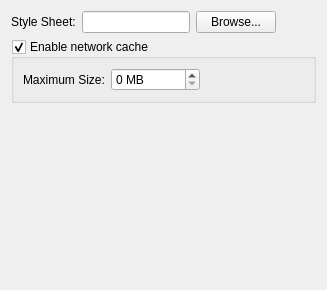
     <widget class="QWidget" name="tab_5">
      <layout class="QGridLayout" name="gridLayout_2" columnstretch="0,0,1,0">
       <item row="0" column="0">
        <widget class="QLabel" name="label_14">
         <property name="text">
          <string>Style Sheet:</string>
         </property>
         <property name="buddy">
          <cstring>userStyleSheet</cstring>
         </property>
        </widget>
       </item>
       <item row="0" column="1" colspan="3">
        <layout class="QHBoxLayout" name="userStyleSheetLayout">
         <item>
          <widget class="QLineEdit" name="userStyleSheet">
           <property name="maximumSize">
            <size>
             <width>480</width>
             <height>16777215</height>
            </size>
           </property>
           <property name="layoutDirection">
            <enum>Qt::LeftToRight</enum>
           </property>
          </widget>
         </item>
         <item>
          <widget class="QPushButton" name="styleSheetBrowseButton">
           <property name="sizePolicy">
            <sizepolicy hsizetype="Maximum" vsizetype="Fixed">
             <horstretch>0</horstretch>
             <verstretch>0</verstretch>
            </sizepolicy>
           </property>
           <property name="text">
            <string>Browse...</string>
           </property>
          </widget>
         </item>
         <item>
          <spacer name="userStyleSheetSpacer">
           <property name="orientation">
            <enum>Qt::Horizontal</enum>
           </property>
           <property name="sizeHint" stdset="0">
            <size>
             <width>40</width>
             <height>20</height>
            </size>
           </property>
          </spacer>
         </item>
        </layout>
       </item>
       <item row="1" column="0" colspan="4">
        <widget class="QGroupBox" name="networkCache">
         <property name="title">
          <string>Enable network cache</string>
         </property>
         <property name="checkable">
          <bool>true</bool>
         </property>
         <property name="checked">
          <bool>true</bool>
         </property>
         <layout class="QGridLayout" name="gridLayout_7">
          <item row="0" column="0">
           <widget class="QLabel" name="label_15">
            <property name="text">
             <string>Maximum Size:</string>
            </property>
            <property name="buddy">
             <cstring>networkCacheMaximumSizeSpinBox</cstring>
            </property>
           </widget>
          </item>
          <item row="0" column="1">
           <widget class="QSpinBox" name="networkCacheMaximumSizeSpinBox">
            <property name="suffix">
             <string> MB</string>
            </property>
            <property name="minimum">
             <number>0</number>
            </property>
            <property name="maximum">
             <number>9999999</number>
            </property>
           </widget>
          </item>
          <item row="0" column="2">
           <spacer name="horizontalSpacer_5">
            <property name="orientation">
             <enum>Qt::Horizontal</enum>
            </property>
            <property name="sizeHint" stdset="0">
             <size>
              <width>40</width>
              <height>20</height>
             </size>
            </property>
           </spacer>
          </item>
         </layout>
        </widget>
       </item>
       <item row="2" column="2">
        <spacer name="verticalSpacer_3">
         <property name="orientation">
          <enum>Qt::Vertical</enum>
         </property>
         <property name="sizeHint" stdset="0">
          <size>
           <width>20</width>
           <height>176</height>
          </size>
         </property>
        </spacer>
       </item>
      </layout>
     </widget>
